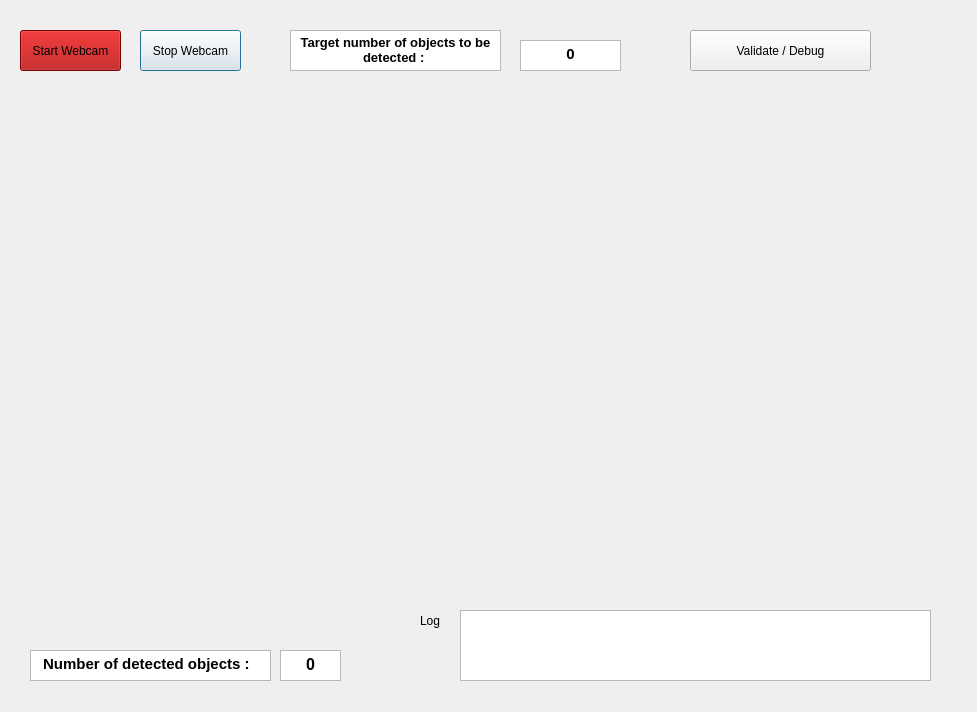
<?xml version="1.0" encoding="UTF-8"?>
<ui version="4.0">
 <class>Dialog</class>
 <widget class="QDialog" name="Dialog">
  <property name="geometry">
   <rect>
    <x>0</x>
    <y>0</y>
    <width>977</width>
    <height>712</height>
   </rect>
  </property>
  <property name="windowTitle">
   <string>Dialog</string>
  </property>
  <widget class="QLabel" name="videoLabel">
   <property name="geometry">
    <rect>
     <x>170</x>
     <y>100</y>
     <width>640</width>
     <height>480</height>
    </rect>
   </property>
   <property name="text">
    <string/>
   </property>
  </widget>
  <widget class="QTextBrowser" name="sampleText_1">
   <property name="geometry">
    <rect>
     <x>30</x>
     <y>650</y>
     <width>241</width>
     <height>31</height>
    </rect>
   </property>
   <property name="html">
    <string>&lt;!DOCTYPE HTML PUBLIC &quot;-//W3C//DTD HTML 4.0//EN&quot; &quot;http://www.w3.org/TR/REC-html40/strict.dtd&quot;&gt;
&lt;html&gt;&lt;head&gt;&lt;meta name=&quot;qrichtext&quot; content=&quot;1&quot; /&gt;&lt;style type=&quot;text/css&quot;&gt;
p, li { white-space: pre-wrap; }
&lt;/style&gt;&lt;/head&gt;&lt;body style=&quot; font-family:'MS Shell Dlg 2'; font-size:8.25pt; font-weight:400; font-style:normal;&quot;&gt;
&lt;p align=&quot;center&quot; style=&quot; margin-top:0px; margin-bottom:0px; margin-left:0px; margin-right:0px; -qt-block-indent:0; text-indent:0px;&quot;&gt;&lt;span style=&quot; font-size:11pt; font-weight:600;&quot;&gt;Number of detected objects :  &lt;/span&gt;&lt;/p&gt;&lt;/body&gt;&lt;/html&gt;</string>
   </property>
  </widget>
  <widget class="QTextBrowser" name="numberText">
   <property name="geometry">
    <rect>
     <x>280</x>
     <y>650</y>
     <width>61</width>
     <height>31</height>
    </rect>
   </property>
   <property name="font">
    <font>
     <pointsize>11</pointsize>
    </font>
   </property>
   <property name="html">
    <string>&lt;!DOCTYPE HTML PUBLIC &quot;-//W3C//DTD HTML 4.0//EN&quot; &quot;http://www.w3.org/TR/REC-html40/strict.dtd&quot;&gt;
&lt;html&gt;&lt;head&gt;&lt;meta name=&quot;qrichtext&quot; content=&quot;1&quot; /&gt;&lt;style type=&quot;text/css&quot;&gt;
p, li { white-space: pre-wrap; }
&lt;/style&gt;&lt;/head&gt;&lt;body style=&quot; font-family:'MS Shell Dlg 2'; font-size:11pt; font-weight:400; font-style:normal;&quot;&gt;
&lt;p align=&quot;center&quot; style=&quot; margin-top:0px; margin-bottom:0px; margin-left:0px; margin-right:0px; -qt-block-indent:0; text-indent:0px;&quot;&gt;&lt;span style=&quot; font-size:12pt; font-weight:600;&quot;&gt;0&lt;/span&gt;&lt;/p&gt;&lt;/body&gt;&lt;/html&gt;</string>
   </property>
  </widget>
  <widget class="QTextBrowser" name="sampleText_2">
   <property name="geometry">
    <rect>
     <x>290</x>
     <y>30</y>
     <width>211</width>
     <height>41</height>
    </rect>
   </property>
   <property name="html">
    <string>&lt;!DOCTYPE HTML PUBLIC &quot;-//W3C//DTD HTML 4.0//EN&quot; &quot;http://www.w3.org/TR/REC-html40/strict.dtd&quot;&gt;
&lt;html&gt;&lt;head&gt;&lt;meta name=&quot;qrichtext&quot; content=&quot;1&quot; /&gt;&lt;style type=&quot;text/css&quot;&gt;
p, li { white-space: pre-wrap; }
&lt;/style&gt;&lt;/head&gt;&lt;body style=&quot; font-family:'MS Shell Dlg 2'; font-size:8.25pt; font-weight:400; font-style:normal;&quot;&gt;
&lt;p align=&quot;center&quot; style=&quot; margin-top:0px; margin-bottom:0px; margin-left:0px; margin-right:0px; -qt-block-indent:0; text-indent:0px;&quot;&gt;&lt;span style=&quot; font-size:10pt; font-weight:600;&quot;&gt;Target number of objects to be detected : &lt;/span&gt;&lt;/p&gt;&lt;/body&gt;&lt;/html&gt;</string>
   </property>
  </widget>
  <widget class="QTextEdit" name="textEdit">
   <property name="geometry">
    <rect>
     <x>520</x>
     <y>40</y>
     <width>101</width>
     <height>31</height>
    </rect>
   </property>
   <property name="font">
    <font>
     <pointsize>11</pointsize>
     <weight>50</weight>
     <bold>false</bold>
     <strikeout>false</strikeout>
    </font>
   </property>
   <property name="cursor" stdset="0">
    <cursorShape>IBeamCursor</cursorShape>
   </property>
   <property name="mouseTracking">
    <bool>false</bool>
   </property>
   <property name="html">
    <string>&lt;!DOCTYPE HTML PUBLIC &quot;-//W3C//DTD HTML 4.0//EN&quot; &quot;http://www.w3.org/TR/REC-html40/strict.dtd&quot;&gt;
&lt;html&gt;&lt;head&gt;&lt;meta name=&quot;qrichtext&quot; content=&quot;1&quot; /&gt;&lt;style type=&quot;text/css&quot;&gt;
p, li { white-space: pre-wrap; }
&lt;/style&gt;&lt;/head&gt;&lt;body style=&quot; font-family:'MS Shell Dlg 2'; font-size:11pt; font-weight:400; font-style:normal;&quot;&gt;
&lt;p align=&quot;center&quot; style=&quot; margin-top:0px; margin-bottom:0px; margin-left:0px; margin-right:0px; -qt-block-indent:0; text-indent:0px;&quot;&gt;&lt;span style=&quot; font-weight:600;&quot;&gt;0&lt;/span&gt;&lt;/p&gt;&lt;/body&gt;&lt;/html&gt;</string>
   </property>
  </widget>
  <widget class="QPushButton" name="stopWebcam">
   <property name="geometry">
    <rect>
     <x>140</x>
     <y>30</y>
     <width>101</width>
     <height>41</height>
    </rect>
   </property>
   <property name="sizePolicy">
    <sizepolicy hsizetype="Preferred" vsizetype="Fixed">
     <horstretch>0</horstretch>
     <verstretch>0</verstretch>
    </sizepolicy>
   </property>
   <property name="font">
    <font>
     <pointsize>9</pointsize>
     <weight>50</weight>
     <bold>false</bold>
     <strikeout>false</strikeout>
    </font>
   </property>
   <property name="cursor">
    <cursorShape>PointingHandCursor</cursorShape>
   </property>
   <property name="text">
    <string>Stop Webcam</string>
   </property>
  </widget>
  <widget class="QPushButton" name="startWebcam">
   <property name="enabled">
    <bool>true</bool>
   </property>
   <property name="geometry">
    <rect>
     <x>20</x>
     <y>30</y>
     <width>101</width>
     <height>41</height>
    </rect>
   </property>
   <property name="sizePolicy">
    <sizepolicy hsizetype="Preferred" vsizetype="Fixed">
     <horstretch>0</horstretch>
     <verstretch>0</verstretch>
    </sizepolicy>
   </property>
   <property name="palette">
    <palette>
     <active>
      <colorrole role="WindowText">
       <brush brushstyle="SolidPattern">
        <color alpha="255">
         <red>0</red>
         <green>0</green>
         <blue>0</blue>
        </color>
       </brush>
      </colorrole>
      <colorrole role="Button">
       <brush brushstyle="SolidPattern">
        <color alpha="255">
         <red>170</red>
         <green>0</green>
         <blue>0</blue>
        </color>
       </brush>
      </colorrole>
      <colorrole role="Light">
       <brush brushstyle="SolidPattern">
        <color alpha="255">
         <red>255</red>
         <green>0</green>
         <blue>0</blue>
        </color>
       </brush>
      </colorrole>
      <colorrole role="Midlight">
       <brush brushstyle="SolidPattern">
        <color alpha="255">
         <red>212</red>
         <green>0</green>
         <blue>0</blue>
        </color>
       </brush>
      </colorrole>
      <colorrole role="Dark">
       <brush brushstyle="SolidPattern">
        <color alpha="255">
         <red>85</red>
         <green>0</green>
         <blue>0</blue>
        </color>
       </brush>
      </colorrole>
      <colorrole role="Mid">
       <brush brushstyle="SolidPattern">
        <color alpha="255">
         <red>113</red>
         <green>0</green>
         <blue>0</blue>
        </color>
       </brush>
      </colorrole>
      <colorrole role="Text">
       <brush brushstyle="SolidPattern">
        <color alpha="255">
         <red>0</red>
         <green>0</green>
         <blue>0</blue>
        </color>
       </brush>
      </colorrole>
      <colorrole role="BrightText">
       <brush brushstyle="SolidPattern">
        <color alpha="255">
         <red>255</red>
         <green>255</green>
         <blue>255</blue>
        </color>
       </brush>
      </colorrole>
      <colorrole role="ButtonText">
       <brush brushstyle="SolidPattern">
        <color alpha="255">
         <red>0</red>
         <green>0</green>
         <blue>0</blue>
        </color>
       </brush>
      </colorrole>
      <colorrole role="Base">
       <brush brushstyle="SolidPattern">
        <color alpha="255">
         <red>255</red>
         <green>255</green>
         <blue>255</blue>
        </color>
       </brush>
      </colorrole>
      <colorrole role="Window">
       <brush brushstyle="SolidPattern">
        <color alpha="255">
         <red>170</red>
         <green>0</green>
         <blue>0</blue>
        </color>
       </brush>
      </colorrole>
      <colorrole role="Shadow">
       <brush brushstyle="SolidPattern">
        <color alpha="255">
         <red>0</red>
         <green>0</green>
         <blue>0</blue>
        </color>
       </brush>
      </colorrole>
      <colorrole role="AlternateBase">
       <brush brushstyle="SolidPattern">
        <color alpha="255">
         <red>212</red>
         <green>127</green>
         <blue>127</blue>
        </color>
       </brush>
      </colorrole>
      <colorrole role="ToolTipBase">
       <brush brushstyle="SolidPattern">
        <color alpha="255">
         <red>255</red>
         <green>255</green>
         <blue>220</blue>
        </color>
       </brush>
      </colorrole>
      <colorrole role="ToolTipText">
       <brush brushstyle="SolidPattern">
        <color alpha="255">
         <red>0</red>
         <green>0</green>
         <blue>0</blue>
        </color>
       </brush>
      </colorrole>
     </active>
     <inactive>
      <colorrole role="WindowText">
       <brush brushstyle="SolidPattern">
        <color alpha="255">
         <red>0</red>
         <green>0</green>
         <blue>0</blue>
        </color>
       </brush>
      </colorrole>
      <colorrole role="Button">
       <brush brushstyle="SolidPattern">
        <color alpha="255">
         <red>170</red>
         <green>0</green>
         <blue>0</blue>
        </color>
       </brush>
      </colorrole>
      <colorrole role="Light">
       <brush brushstyle="SolidPattern">
        <color alpha="255">
         <red>255</red>
         <green>0</green>
         <blue>0</blue>
        </color>
       </brush>
      </colorrole>
      <colorrole role="Midlight">
       <brush brushstyle="SolidPattern">
        <color alpha="255">
         <red>212</red>
         <green>0</green>
         <blue>0</blue>
        </color>
       </brush>
      </colorrole>
      <colorrole role="Dark">
       <brush brushstyle="SolidPattern">
        <color alpha="255">
         <red>85</red>
         <green>0</green>
         <blue>0</blue>
        </color>
       </brush>
      </colorrole>
      <colorrole role="Mid">
       <brush brushstyle="SolidPattern">
        <color alpha="255">
         <red>113</red>
         <green>0</green>
         <blue>0</blue>
        </color>
       </brush>
      </colorrole>
      <colorrole role="Text">
       <brush brushstyle="SolidPattern">
        <color alpha="255">
         <red>0</red>
         <green>0</green>
         <blue>0</blue>
        </color>
       </brush>
      </colorrole>
      <colorrole role="BrightText">
       <brush brushstyle="SolidPattern">
        <color alpha="255">
         <red>255</red>
         <green>255</green>
         <blue>255</blue>
        </color>
       </brush>
      </colorrole>
      <colorrole role="ButtonText">
       <brush brushstyle="SolidPattern">
        <color alpha="255">
         <red>0</red>
         <green>0</green>
         <blue>0</blue>
        </color>
       </brush>
      </colorrole>
      <colorrole role="Base">
       <brush brushstyle="SolidPattern">
        <color alpha="255">
         <red>255</red>
         <green>255</green>
         <blue>255</blue>
        </color>
       </brush>
      </colorrole>
      <colorrole role="Window">
       <brush brushstyle="SolidPattern">
        <color alpha="255">
         <red>170</red>
         <green>0</green>
         <blue>0</blue>
        </color>
       </brush>
      </colorrole>
      <colorrole role="Shadow">
       <brush brushstyle="SolidPattern">
        <color alpha="255">
         <red>0</red>
         <green>0</green>
         <blue>0</blue>
        </color>
       </brush>
      </colorrole>
      <colorrole role="AlternateBase">
       <brush brushstyle="SolidPattern">
        <color alpha="255">
         <red>212</red>
         <green>127</green>
         <blue>127</blue>
        </color>
       </brush>
      </colorrole>
      <colorrole role="ToolTipBase">
       <brush brushstyle="SolidPattern">
        <color alpha="255">
         <red>255</red>
         <green>255</green>
         <blue>220</blue>
        </color>
       </brush>
      </colorrole>
      <colorrole role="ToolTipText">
       <brush brushstyle="SolidPattern">
        <color alpha="255">
         <red>0</red>
         <green>0</green>
         <blue>0</blue>
        </color>
       </brush>
      </colorrole>
     </inactive>
     <disabled>
      <colorrole role="WindowText">
       <brush brushstyle="SolidPattern">
        <color alpha="255">
         <red>85</red>
         <green>0</green>
         <blue>0</blue>
        </color>
       </brush>
      </colorrole>
      <colorrole role="Button">
       <brush brushstyle="SolidPattern">
        <color alpha="255">
         <red>170</red>
         <green>0</green>
         <blue>0</blue>
        </color>
       </brush>
      </colorrole>
      <colorrole role="Light">
       <brush brushstyle="SolidPattern">
        <color alpha="255">
         <red>255</red>
         <green>0</green>
         <blue>0</blue>
        </color>
       </brush>
      </colorrole>
      <colorrole role="Midlight">
       <brush brushstyle="SolidPattern">
        <color alpha="255">
         <red>212</red>
         <green>0</green>
         <blue>0</blue>
        </color>
       </brush>
      </colorrole>
      <colorrole role="Dark">
       <brush brushstyle="SolidPattern">
        <color alpha="255">
         <red>85</red>
         <green>0</green>
         <blue>0</blue>
        </color>
       </brush>
      </colorrole>
      <colorrole role="Mid">
       <brush brushstyle="SolidPattern">
        <color alpha="255">
         <red>113</red>
         <green>0</green>
         <blue>0</blue>
        </color>
       </brush>
      </colorrole>
      <colorrole role="Text">
       <brush brushstyle="SolidPattern">
        <color alpha="255">
         <red>85</red>
         <green>0</green>
         <blue>0</blue>
        </color>
       </brush>
      </colorrole>
      <colorrole role="BrightText">
       <brush brushstyle="SolidPattern">
        <color alpha="255">
         <red>255</red>
         <green>255</green>
         <blue>255</blue>
        </color>
       </brush>
      </colorrole>
      <colorrole role="ButtonText">
       <brush brushstyle="SolidPattern">
        <color alpha="255">
         <red>85</red>
         <green>0</green>
         <blue>0</blue>
        </color>
       </brush>
      </colorrole>
      <colorrole role="Base">
       <brush brushstyle="SolidPattern">
        <color alpha="255">
         <red>170</red>
         <green>0</green>
         <blue>0</blue>
        </color>
       </brush>
      </colorrole>
      <colorrole role="Window">
       <brush brushstyle="SolidPattern">
        <color alpha="255">
         <red>170</red>
         <green>0</green>
         <blue>0</blue>
        </color>
       </brush>
      </colorrole>
      <colorrole role="Shadow">
       <brush brushstyle="SolidPattern">
        <color alpha="255">
         <red>0</red>
         <green>0</green>
         <blue>0</blue>
        </color>
       </brush>
      </colorrole>
      <colorrole role="AlternateBase">
       <brush brushstyle="SolidPattern">
        <color alpha="255">
         <red>170</red>
         <green>0</green>
         <blue>0</blue>
        </color>
       </brush>
      </colorrole>
      <colorrole role="ToolTipBase">
       <brush brushstyle="SolidPattern">
        <color alpha="255">
         <red>255</red>
         <green>255</green>
         <blue>220</blue>
        </color>
       </brush>
      </colorrole>
      <colorrole role="ToolTipText">
       <brush brushstyle="SolidPattern">
        <color alpha="255">
         <red>0</red>
         <green>0</green>
         <blue>0</blue>
        </color>
       </brush>
      </colorrole>
     </disabled>
    </palette>
   </property>
   <property name="font">
    <font>
     <pointsize>9</pointsize>
     <weight>50</weight>
     <bold>false</bold>
     <strikeout>false</strikeout>
    </font>
   </property>
   <property name="cursor">
    <cursorShape>PointingHandCursor</cursorShape>
   </property>
   <property name="mouseTracking">
    <bool>false</bool>
   </property>
   <property name="text">
    <string>Start Webcam</string>
   </property>
  </widget>
  <widget class="QPushButton" name="valButton">
   <property name="geometry">
    <rect>
     <x>690</x>
     <y>30</y>
     <width>181</width>
     <height>41</height>
    </rect>
   </property>
   <property name="font">
    <font>
     <pointsize>9</pointsize>
     <weight>50</weight>
     <bold>false</bold>
     <strikeout>false</strikeout>
    </font>
   </property>
   <property name="cursor">
    <cursorShape>PointingHandCursor</cursorShape>
   </property>
   <property name="text">
    <string>Validate / Debug</string>
   </property>
  </widget>
  <widget class="QLabel" name="label_18">
   <property name="geometry">
    <rect>
     <x>420</x>
     <y>610</y>
     <width>68</width>
     <height>22</height>
    </rect>
   </property>
   <property name="text">
    <string>Log</string>
   </property>
  </widget>
  <widget class="QTextEdit" name="textEdit_log">
   <property name="geometry">
    <rect>
     <x>460</x>
     <y>610</y>
     <width>471</width>
     <height>71</height>
    </rect>
   </property>
  </widget>
 </widget>
 <resources/>
 <connections/>
</ui>
